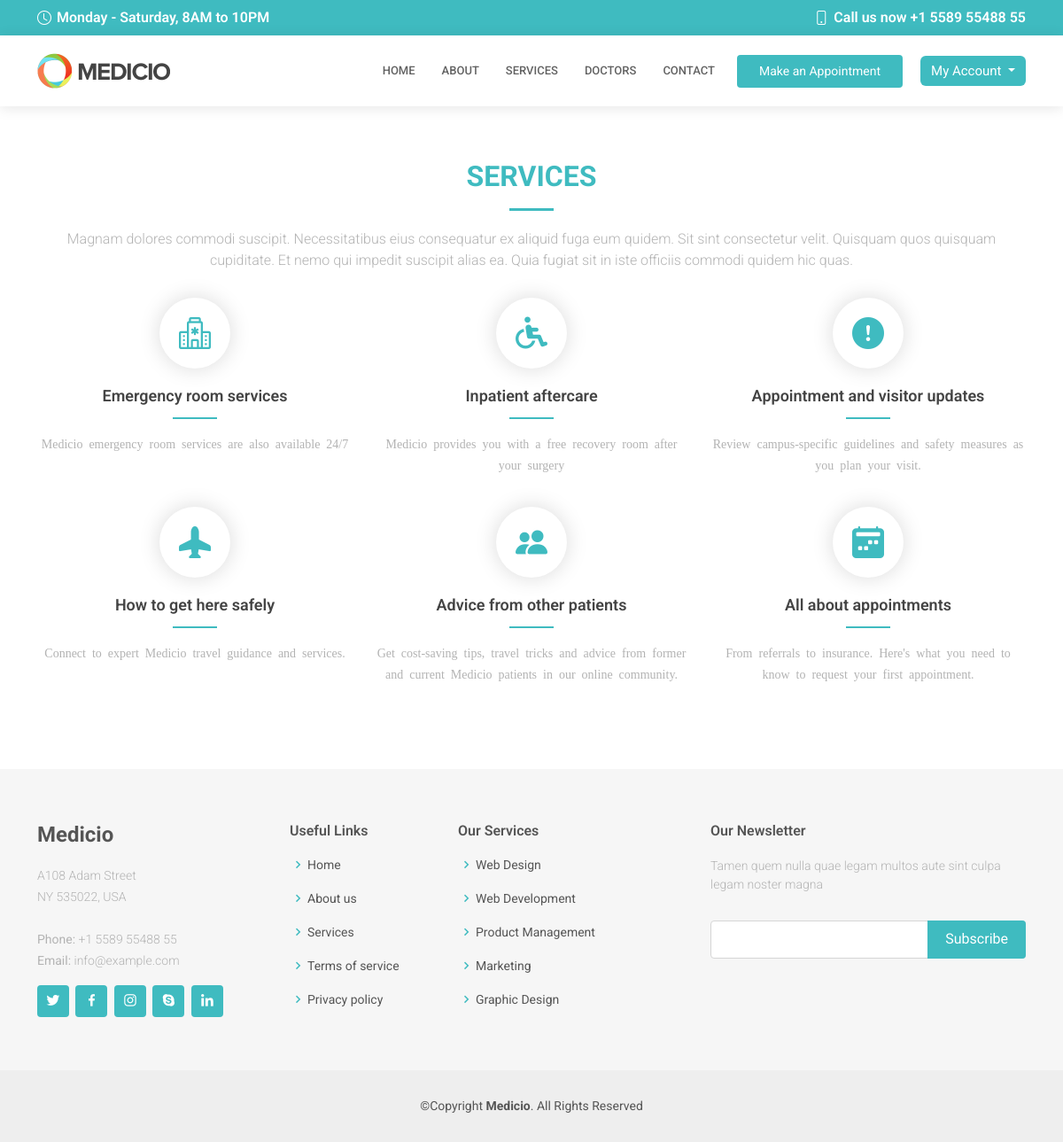
/services, run on the app's committed database.
### Hospital/models.py (models this page shows, shortened)
class RepeatFields(models.Model):
    created = models.DateTimeField(auto_now_add=True)
    updated = models.DateTimeField(auto_now=True)

class Services(RepeatFields):
    class Meta:
        verbose_name = "Services"
        verbose_name_plural = "Services"
    title = models.CharField(max_length=150)
    description = models.TextField()
    icon = models.CharField(max_length=150)

### Hospital/views.py (the view, shortened to what this page needs)
# urls.py: path('services', host.Services.as_view(), name="services"),
class Services(View):
    template_name = 'pages/services.html'
    def get(self , request):
        services = models.Services.objects.all()
        return render(request , self.template_name , locals())

### templates/pages/services.html
{% extends 'base/base.html' %}
{% load static %}
{% block 'content' %}
<br><br><br><br><br>
<section id="services" class="services services">
  <div class="container" data-aos="fade-up">
    <div class="section-title">
      <h2>Services</h2>
      <p>Magnam dolores commodi suscipit. Necessitatibus eius consequatur ex aliquid fuga eum quidem. Sit sint consectetur velit. Quisquam quos quisquam cupiditate. Et nemo qui impedit suscipit alias ea. Quia fugiat sit in iste officiis commodi quidem hic quas.</p>
    </div>
    <div class="row">
      {% for service in services %}
      <div class="col-lg-4 col-md-6 icon-box" data-aos="zoom-in" data-aos-delay="100">
        <div class="icon"><i class="{{service.icon}}"></i></div>
        <h4 class="title"><a href="">{{service.title}}</a></h4>
        <p class="description">{{service.description}}</p>
      </div>
      {% endfor %}
    </div>
  </div>
</section>
{% endblock 'content' %}

### static/front/assets/css/style.css (style rules this page uses)
body { font-family: "Open Sans", sans-serif; color: #3fbbc0; }
a { color: #3fbbc0; text-decoration: none; }
h1, h2, h3, h4, h5, h6 { font-family: "Roboto", sans-serif; }
section { padding: 60px 0; overflow: hidden; }
.section-title { text-align: center; padding-bottom: 30px; }
.section-title h2 { font-size: 32px; font-weight: bold; text-transform: uppercase; margin-bottom: 20px; padding-bottom: 20px; position: relative; }
.section-title h2::after { content: ""; position: absolute; display: block; width: 50px; height: 3px; background: #3fbbc0; bottom: 0; left: calc(50% - 25px); }
.section-title p { margin-bottom: 0; }
.services .icon-box { margin-bottom: 20px; text-align: center; }
.services .icon { display: inline-flex; justify-content: center; align-items: center; width: 80px; height: 80px; margin-bottom: 20px; background: #fff; border-radius: 50%; transition: 0.5s; color: #3fbbc0; overflow: hidden; box-shadow: 0px 0 25px rgba(0, 0, 0, 0.15); }
.services .icon i { font-size: 36px; line-height: 0; }
.services .title { font-weight: 600; margin-bottom: 15px; font-size: 18px; position: relative; padding-bottom: 15px; }
.services .title a { color: #444444; transition: 0.3s; }
.services .title::after { content: ""; position: absolute; display: block; width: 50px; height: 2px; background: #3fbbc0; bottom: 0; left: calc(50% - 25px); }
.services .description { line-height: 24px; font-size: 14px; }

### static/front/assets/css_calander/style.css (style rules this page uses)
body { font-family: "Roboto", -apple-system, BlinkMacSystemFont, "Segoe UI", Roboto, "Helvetica Neue", Arial, "Noto Sans", sans-serif, "Apple Color Emoji", "Segoe UI Emoji", "Segoe UI Symbol", "Noto Color Emoji"; background-color: #fff; }
p { color: #b3b3b3; font-weight: 300; }
h1, h2, h3, h4, h5, h6, .h1, .h2, .h3, .h4, .h5, .h6 { font-family: "Roboto", -apple-system, BlinkMacSystemFont, "Segoe UI", Roboto, "Helvetica Neue", Arial, "Noto Sans", sans-serif, "Apple Color Emoji", "Segoe UI Emoji", "Segoe UI Symbol", "Noto Color Emoji"; }
a { -webkit-transition: .3s all ease; -o-transition: .3s all ease; transition: .3s all ease; }
a, a:hover { text-decoration: none !important; }
h2 { font-size: 20px; }

### data on the page
Services: title "Emergency room services", description "Medicio emergency room services are also available 24/7"
Services: title "Inpatient aftercare", description "Medicio provides you with a free recovery room after your surgery"
Services: title "Appointment and visitor updates", description "Review campus-specific guidelines and safety measures as you plan your visit."
Services: title "How to get here safely", description "Connect to expert Medicio travel guidance and services."
Services: title "Advice from other patients", description "Get cost-saving tips, travel tricks and advice from former and current Medicio patients in our online community."
Services: title "All about appointments", description "From referrals to insurance. Here's what you need to know to request your first appointment."
